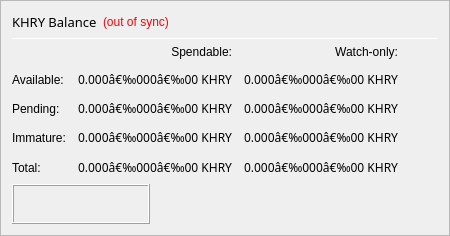
                   <widget class="QFrame" name="frame_Balances">
                    <property name="frameShape">
                     <enum>QFrame::StyledPanel</enum>
                    </property>
                    <property name="frameShadow">
                     <enum>QFrame::Raised</enum>
                    </property>
                    <layout class="QGridLayout" name="gridLayout_3">
                     <item row="0" column="0" colspan="3">
                      <layout class="QHBoxLayout" name="horizontalLayout_4">
                       <item>
                        <widget class="QLabel" name="label_5">
                         <property name="minimumSize">
                          <size>
                           <width>0</width>
                           <height>20</height>
                          </size>
                         </property>
                         <property name="font">
                          <font>
                           <family>Arial Black</family>
                           <pointsize>10</pointsize>
                           <weight>10</weight>
                           <italic>false</italic>
                           <bold>false</bold>
                          </font>
                         </property>
                         <property name="styleSheet">
                          <string notr="true">font: 87 10pt &quot;Arial Black&quot;;</string>
                         </property>
                         <property name="text">
                          <string>KHRY Balance</string>
                         </property>
                        </widget>
                       </item>
                       <item>
                        <widget class="QLabel" name="labelWalletStatus">
                         <property name="cursor">
                          <cursorShape>WhatsThisCursor</cursorShape>
                         </property>
                         <property name="toolTip">
                          <string>The displayed information may be out of date. Your wallet automatically synchronizes with the KYD network after a connection is established, but this process has not completed yet.</string>
                         </property>
                         <property name="styleSheet">
                          <string notr="true">QLabel { color: red; }</string>
                         </property>
                         <property name="text">
                          <string notr="true">(out of sync)</string>
                         </property>
                         <property name="alignment">
                          <set>Qt::AlignLeading|Qt::AlignLeft|Qt::AlignVCenter</set>
                         </property>
                        </widget>
                       </item>
                       <item>
                        <spacer name="horizontalSpacer_3">
                         <property name="orientation">
                          <enum>Qt::Horizontal</enum>
                         </property>
                         <property name="sizeHint" stdset="0">
                          <size>
                           <width>40</width>
                           <height>20</height>
                          </size>
                         </property>
                        </spacer>
                       </item>
                      </layout>
                     </item>
                     <item row="1" column="0" colspan="3">
                      <widget class="Line" name="line_Balance">
                       <property name="minimumSize">
                        <size>
                         <width>0</width>
                         <height>1</height>
                        </size>
                       </property>
                       <property name="maximumSize">
                        <size>
                         <width>16777215</width>
                         <height>1</height>
                        </size>
                       </property>
                       <property name="orientation">
                        <enum>Qt::Horizontal</enum>
                       </property>
                      </widget>
                     </item>
                     <item row="2" column="0" colspan="3">
                      <layout class="QGridLayout" name="gridLayout">
                       <property name="spacing">
                        <number>12</number>
                       </property>
                       <item row="0" column="1">
                        <widget class="QLabel" name="labelSpendable">
                         <property name="styleSheet">
                          <string notr="true">font: 87 9pt &quot;Arial Black&quot;;</string>
                         </property>
                         <property name="text">
                          <string>Spendable:</string>
                         </property>
                         <property name="alignment">
                          <set>Qt::AlignRight|Qt::AlignTrailing|Qt::AlignVCenter</set>
                         </property>
                        </widget>
                       </item>
                       <item row="0" column="2">
                        <widget class="QLabel" name="labelWatchonly">
                         <property name="styleSheet">
                          <string notr="true">font: 87 9pt &quot;Arial Black&quot;;</string>
                         </property>
                         <property name="text">
                          <string>Watch-only:</string>
                         </property>
                         <property name="alignment">
                          <set>Qt::AlignRight|Qt::AlignTrailing|Qt::AlignVCenter</set>
                         </property>
                        </widget>
                       </item>
                       <item row="1" column="0">
                        <widget class="QLabel" name="labelBalanceText">
                         <property name="styleSheet">
                          <string notr="true">font: 87 9pt &quot;Arial Black&quot;;</string>
                         </property>
                         <property name="text">
                          <string>Available:</string>
                         </property>
                        </widget>
                       </item>
                       <item row="1" column="1">
                        <widget class="QLabel" name="labelBalance">
                         <property name="font">
                          <font>
                           <family>Arial Black</family>
                           <pointsize>9</pointsize>
                           <weight>10</weight>
                           <italic>false</italic>
                           <bold>false</bold>
                          </font>
                         </property>
                         <property name="cursor">
                          <cursorShape>IBeamCursor</cursorShape>
                         </property>
                         <property name="toolTip">
                          <string>Your current spendable balance</string>
                         </property>
                         <property name="styleSheet">
                          <string notr="true">font: 87 9pt &quot;Arial Black&quot;;</string>
                         </property>
                         <property name="text">
                          <string notr="true">0.000â€‰000â€‰00 KHRY</string>
                         </property>
                         <property name="alignment">
                          <set>Qt::AlignRight|Qt::AlignTrailing|Qt::AlignVCenter</set>
                         </property>
                         <property name="textInteractionFlags">
                          <set>Qt::LinksAccessibleByMouse|Qt::TextSelectableByKeyboard|Qt::TextSelectableByMouse</set>
                         </property>
                        </widget>
                       </item>
                       <item row="1" column="2">
                        <widget class="QLabel" name="labelWatchAvailable">
                         <property name="font">
                          <font>
                           <family>Arial Black</family>
                           <pointsize>9</pointsize>
                           <weight>10</weight>
                           <italic>false</italic>
                           <bold>false</bold>
                          </font>
                         </property>
                         <property name="cursor">
                          <cursorShape>IBeamCursor</cursorShape>
                         </property>
                         <property name="toolTip">
                          <string>Your current balance in watch-only addresses</string>
                         </property>
                         <property name="styleSheet">
                          <string notr="true">font: 87 9pt &quot;Arial Black&quot;;</string>
                         </property>
                         <property name="text">
                          <string notr="true">0.000â€‰000â€‰00 KHRY</string>
                         </property>
                         <property name="alignment">
                          <set>Qt::AlignRight|Qt::AlignTrailing|Qt::AlignVCenter</set>
                         </property>
                         <property name="textInteractionFlags">
                          <set>Qt::LinksAccessibleByMouse|Qt::TextSelectableByKeyboard|Qt::TextSelectableByMouse</set>
                         </property>
                        </widget>
                       </item>
                       <item row="2" column="0">
                        <widget class="QLabel" name="labelPendingText">
                         <property name="styleSheet">
                          <string notr="true">font: 87 9pt &quot;Arial Black&quot;;</string>
                         </property>
                         <property name="text">
                          <string>Pending:</string>
                         </property>
                        </widget>
                       </item>
                       <item row="2" column="1">
                        <widget class="QLabel" name="labelUnconfirmed">
                         <property name="font">
                          <font>
                           <family>Arial Black</family>
                           <pointsize>9</pointsize>
                           <weight>10</weight>
                           <italic>false</italic>
                           <bold>false</bold>
                          </font>
                         </property>
                         <property name="cursor">
                          <cursorShape>IBeamCursor</cursorShape>
                         </property>
                         <property name="toolTip">
                          <string>Total of transactions that have yet to be confirmed, and do not yet count toward the spendable balance</string>
                         </property>
                         <property name="styleSheet">
                          <string notr="true">font: 87 9pt &quot;Arial Black&quot;;</string>
                         </property>
                         <property name="text">
                          <string notr="true">0.000â€‰000â€‰00 KHRY</string>
                         </property>
                         <property name="alignment">
                          <set>Qt::AlignRight|Qt::AlignTrailing|Qt::AlignVCenter</set>
                         </property>
                         <property name="textInteractionFlags">
                          <set>Qt::LinksAccessibleByMouse|Qt::TextSelectableByKeyboard|Qt::TextSelectableByMouse</set>
                         </property>
                        </widget>
                       </item>
                       <item row="2" column="2">
                        <widget class="QLabel" name="labelWatchPending">
                         <property name="font">
                          <font>
                           <family>Arial Black</family>
                           <pointsize>9</pointsize>
                           <weight>10</weight>
                           <italic>false</italic>
                           <bold>false</bold>
                          </font>
                         </property>
                         <property name="cursor">
                          <cursorShape>IBeamCursor</cursorShape>
                         </property>
                         <property name="toolTip">
                          <string>Unconfirmed transactions to watch-only addresses</string>
                         </property>
                         <property name="styleSheet">
                          <string notr="true">font: 87 9pt &quot;Arial Black&quot;;</string>
                         </property>
                         <property name="text">
                          <string notr="true">0.000â€‰000â€‰00 KHRY</string>
                         </property>
                         <property name="alignment">
                          <set>Qt::AlignRight|Qt::AlignTrailing|Qt::AlignVCenter</set>
                         </property>
                         <property name="textInteractionFlags">
                          <set>Qt::LinksAccessibleByMouse|Qt::TextSelectableByKeyboard|Qt::TextSelectableByMouse</set>
                         </property>
                        </widget>
                       </item>
                       <item row="3" column="0">
                        <widget class="QLabel" name="labelImmatureText">
                         <property name="styleSheet">
                          <string notr="true">font: 87 9pt &quot;Arial Black&quot;;</string>
                         </property>
                         <property name="text">
                          <string>Immature:</string>
                         </property>
                        </widget>
                       </item>
                       <item row="3" column="1">
                        <widget class="QLabel" name="labelImmature">
                         <property name="font">
                          <font>
                           <family>Arial Black</family>
                           <pointsize>9</pointsize>
                           <weight>10</weight>
                           <italic>false</italic>
                           <bold>false</bold>
                          </font>
                         </property>
                         <property name="cursor">
                          <cursorShape>IBeamCursor</cursorShape>
                         </property>
                         <property name="toolTip">
                          <string>Staked or masternode rewards that has not yet matured</string>
                         </property>
                         <property name="styleSheet">
                          <string notr="true">font: 87 9pt &quot;Arial Black&quot;;</string>
                         </property>
                         <property name="text">
                          <string notr="true">0.000â€‰000â€‰00 KHRY</string>
                         </property>
                         <property name="alignment">
                          <set>Qt::AlignRight|Qt::AlignTrailing|Qt::AlignVCenter</set>
                         </property>
                         <property name="textInteractionFlags">
                          <set>Qt::LinksAccessibleByMouse|Qt::TextSelectableByKeyboard|Qt::TextSelectableByMouse</set>
                         </property>
                        </widget>
                       </item>
                       <item row="3" column="2">
                        <widget class="QLabel" name="labelWatchImmature">
                         <property name="font">
                          <font>
                           <family>Arial Black</family>
                           <pointsize>9</pointsize>
                           <weight>10</weight>
                           <italic>false</italic>
                           <bold>false</bold>
                          </font>
                         </property>
                         <property name="cursor">
                          <cursorShape>IBeamCursor</cursorShape>
                         </property>
                         <property name="toolTip">
                          <string>Staked or masternode rewards in watch-only addresses that has not yet matured</string>
                         </property>
                         <property name="styleSheet">
                          <string notr="true">font: 87 9pt &quot;Arial Black&quot;;</string>
                         </property>
                         <property name="text">
                          <string notr="true">0.000â€‰000â€‰00 KHRY</string>
                         </property>
                         <property name="alignment">
                          <set>Qt::AlignRight|Qt::AlignTrailing|Qt::AlignVCenter</set>
                         </property>
                         <property name="textInteractionFlags">
                          <set>Qt::LinksAccessibleByMouse|Qt::TextSelectableByKeyboard|Qt::TextSelectableByMouse</set>
                         </property>
                        </widget>
                       </item>
                       <item row="4" column="0">
                        <widget class="QLabel" name="labelTotalText">
                         <property name="toolTip">
                          <string>Your current KHRY balance, unconfirmed and immature transactions included</string>
                         </property>
                         <property name="styleSheet">
                          <string notr="true">font: 87 9pt &quot;Arial Black&quot;;</string>
                         </property>
                         <property name="text">
                          <string>Total:</string>
                         </property>
                        </widget>
                       </item>
                       <item row="4" column="1">
                        <widget class="QLabel" name="labelTotal">
                         <property name="font">
                          <font>
                           <family>Arial Black</family>
                           <pointsize>9</pointsize>
                           <weight>10</weight>
                           <italic>false</italic>
                           <bold>false</bold>
                          </font>
                         </property>
                         <property name="cursor">
                          <cursorShape>IBeamCursor</cursorShape>
                         </property>
                         <property name="toolTip">
                          <string>Your current KHRY balance, unconfirmed and immature transactions included</string>
                         </property>
                         <property name="styleSheet">
                          <string notr="true">font: 87 9pt &quot;Arial Black&quot;;</string>
                         </property>
                         <property name="text">
                          <string notr="true">0.000â€‰000â€‰00 KHRY</string>
                         </property>
                         <property name="alignment">
                          <set>Qt::AlignRight|Qt::AlignTrailing|Qt::AlignVCenter</set>
                         </property>
                         <property name="textInteractionFlags">
                          <set>Qt::LinksAccessibleByMouse|Qt::TextSelectableByKeyboard|Qt::TextSelectableByMouse</set>
                         </property>
                        </widget>
                       </item>
                       <item row="4" column="2">
                        <widget class="QLabel" name="labelWatchTotal">
                         <property name="font">
                          <font>
                           <family>Arial Black</family>
                           <pointsize>9</pointsize>
                           <weight>10</weight>
                           <italic>false</italic>
                           <bold>false</bold>
                          </font>
                         </property>
                         <property name="cursor">
                          <cursorShape>IBeamCursor</cursorShape>
                         </property>
                         <property name="toolTip">
                          <string>Current total balance in watch-only addresses</string>
                         </property>
                         <property name="styleSheet">
                          <string notr="true">font: 87 9pt &quot;Arial Black&quot;;</string>
                         </property>
                         <property name="text">
                          <string notr="true">0.000â€‰000â€‰00 KHRY</string>
                         </property>
                         <property name="alignment">
                          <set>Qt::AlignRight|Qt::AlignTrailing|Qt::AlignVCenter</set>
                         </property>
                         <property name="textInteractionFlags">
                          <set>Qt::LinksAccessibleByMouse|Qt::TextSelectableByKeyboard|Qt::TextSelectableByMouse</set>
                         </property>
                        </widget>
                       </item>
                       <item row="4" column="3">
                        <spacer name="horizontalSpacer_9">
                         <property name="orientation">
                          <enum>Qt::Horizontal</enum>
                         </property>
                         <property name="sizeHint" stdset="0">
                          <size>
                           <width>40</width>
                           <height>20</height>
                          </size>
                         </property>
                        </spacer>
                       </item>
                      </layout>
                     </item>
                     <item row="3" column="0">
                      <widget class="QLabel" name="label_banner">
                       <property name="styleSheet">
                        <string notr="true"/>
                       </property>
                       <property name="frameShape">
                        <enum>QFrame::Box</enum>
                       </property>
                       <property name="frameShadow">
                        <enum>QFrame::Raised</enum>
                       </property>
                       <property name="text">
                        <string/>
                       </property>
                       <property name="textFormat">
                        <enum>Qt::AutoText</enum>
                       </property>
                       <property name="pixmap">
                        <pixmap>../../../../../../Desktop/300x300khrysusvaultwatch.gif</pixmap>
                       </property>
                       <property name="scaledContents">
                        <bool>true</bool>
                       </property>
                       <property name="openExternalLinks">
                        <bool>false</bool>
                       </property>
                       <property name="textInteractionFlags">
                        <set>Qt::NoTextInteraction</set>
                       </property>
                      </widget>
                     </item>
                     <item row="3" column="1">
                      <spacer name="verticalSpacer_3">
                       <property name="orientation">
                        <enum>Qt::Vertical</enum>
                       </property>
                       <property name="sizeHint" stdset="0">
                        <size>
                         <width>20</width>
                         <height>40</height>
                        </size>
                       </property>
                      </spacer>
                     </item>
                    </layout>
                   </widget>
